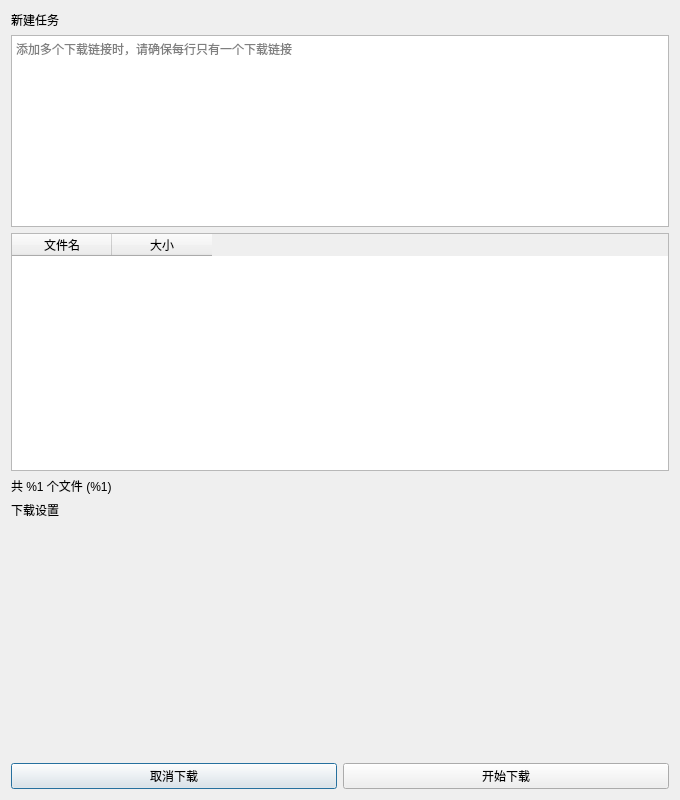
<?xml version="1.0" encoding="UTF-8"?>
<ui version="4.0">
 <class>AddTaskOptionDialog</class>
 <widget class="QDialog" name="AddTaskOptionDialog">
  <property name="geometry">
   <rect>
    <x>0</x>
    <y>0</y>
    <width>680</width>
    <height>800</height>
   </rect>
  </property>
  <property name="minimumSize">
   <size>
    <width>510</width>
    <height>720</height>
   </size>
  </property>
  <property name="maximumSize">
   <size>
    <width>680</width>
    <height>800</height>
   </size>
  </property>
  <property name="windowTitle">
   <string>Dialog</string>
  </property>
  <layout class="QVBoxLayout" name="verticalLayout">
   <item>
    <widget class="SubtitleLabel" name="label">
     <property name="text">
      <string>新建任务</string>
     </property>
    </widget>
   </item>
   <item>
    <widget class="TextEdit" name="linkTextEdit">
     <property name="sizePolicy">
      <sizepolicy hsizetype="Expanding" vsizetype="Minimum">
       <horstretch>0</horstretch>
       <verstretch>0</verstretch>
      </sizepolicy>
     </property>
     <property name="placeholderText">
      <string>添加多个下载链接时，请确保每行只有一个下载链接</string>
     </property>
    </widget>
   </item>
   <item>
    <widget class="TableWidget" name="taskTableWidget">
     <column>
      <property name="text">
       <string>文件名</string>
      </property>
     </column>
     <column>
      <property name="text">
       <string>大小</string>
      </property>
     </column>
    </widget>
   </item>
   <item>
    <widget class="BodyLabel" name="statisticLabel">
     <property name="text">
      <string>共 %1 个文件 (%1) </string>
     </property>
    </widget>
   </item>
   <item>
    <widget class="SubtitleLabel" name="label_2">
     <property name="text">
      <string>下载设置</string>
     </property>
    </widget>
   </item>
   <item>
    <spacer name="verticalSpacer">
     <property name="orientation">
      <enum>Qt::Vertical</enum>
     </property>
     <property name="sizeHint" stdset="0">
      <size>
       <width>20</width>
       <height>217</height>
      </size>
     </property>
    </spacer>
   </item>
   <item>
    <layout class="QHBoxLayout" name="buttonLayout">
     <item>
      <widget class="PushButton" name="noButton">
       <property name="text">
        <string>取消下载</string>
       </property>
      </widget>
     </item>
     <item>
      <widget class="PrimaryPushButton" name="yesButton">
       <property name="text">
        <string>开始下载</string>
       </property>
      </widget>
     </item>
    </layout>
   </item>
  </layout>
 </widget>
 <customwidgets>
  <customwidget>
   <class>PushButton</class>
   <extends>QPushButton</extends>
   <header>qfluentwidgets</header>
  </customwidget>
  <customwidget>
   <class>PrimaryPushButton</class>
   <extends>PushButton</extends>
   <header>qfluentwidgets</header>
  </customwidget>
  <customwidget>
   <class>BodyLabel</class>
   <extends>QLabel</extends>
   <header>qfluentwidgets</header>
  </customwidget>
  <customwidget>
   <class>SubtitleLabel</class>
   <extends>QLabel</extends>
   <header>qfluentwidgets</header>
  </customwidget>
  <customwidget>
   <class>TextEdit</class>
   <extends>QTextEdit</extends>
   <header>qfluentwidgets</header>
  </customwidget>
  <customwidget>
   <class>TableWidget</class>
   <extends>QTableWidget</extends>
   <header>qfluentwidgets</header>
  </customwidget>
 </customwidgets>
 <resources/>
 <connections/>
</ui>
